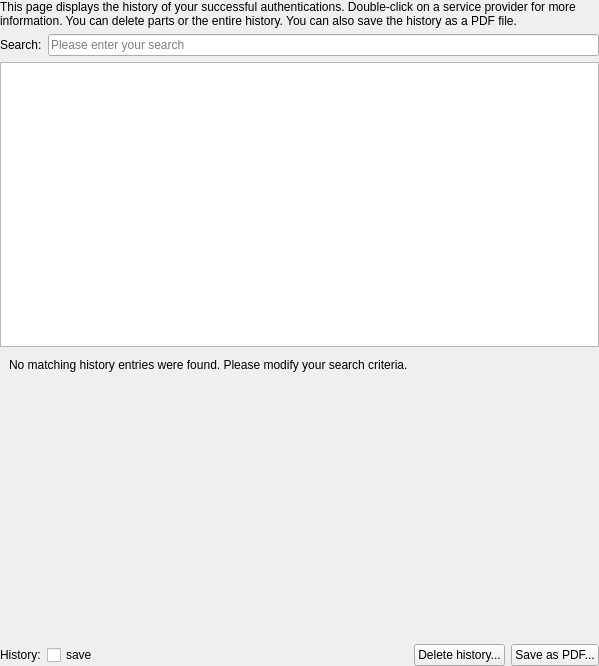
<?xml version="1.0" encoding="UTF-8"?>
<ui version="4.0">
 <class>HistoryWidget</class>
 <widget class="QWidget" name="HistoryWidget">
  <property name="geometry">
   <rect>
    <x>0</x>
    <y>0</y>
    <width>599</width>
    <height>666</height>
   </rect>
  </property>
  <layout class="QVBoxLayout" name="verticalLayout">
   <property name="leftMargin">
    <number>0</number>
   </property>
   <property name="topMargin">
    <number>0</number>
   </property>
   <property name="rightMargin">
    <number>0</number>
   </property>
   <property name="bottomMargin">
    <number>0</number>
   </property>
   <item>
    <layout class="QVBoxLayout" name="verticalLayout_2">
     <item>
      <widget class="governikus::DescriptionLabel" name="label">
       <property name="focusPolicy">
        <enum>Qt::TabFocus</enum>
       </property>
       <property name="text">
        <string>This page displays the history of your successful authentications. Double-click on a service provider for more information. You can delete parts or the entire history. You can also save the history as a PDF file.</string>
       </property>
       <property name="wordWrap">
        <bool>true</bool>
       </property>
      </widget>
     </item>
     <item>
      <layout class="QHBoxLayout" name="horizontalLayout_2">
       <item>
        <widget class="QLabel" name="label_3">
         <property name="focusPolicy">
          <enum>Qt::TabFocus</enum>
         </property>
         <property name="text">
          <string>Search:</string>
         </property>
        </widget>
       </item>
       <item>
        <widget class="QLineEdit" name="historySearch">
         <property name="accessibleName">
          <string>Please enter your search</string>
         </property>
         <property name="text">
          <string/>
         </property>
         <property name="placeholderText">
          <string>Please enter your search</string>
         </property>
        </widget>
       </item>
      </layout>
     </item>
     <item>
      <widget class="QTableWidget" name="historyTableWidget">
       <property name="styleSheet">
        <string notr="true"/>
       </property>
       <property name="sizeAdjustPolicy">
        <enum>QAbstractScrollArea::AdjustToContents</enum>
       </property>
       <property name="tabKeyNavigation">
        <bool>false</bool>
       </property>
       <property name="alternatingRowColors">
        <bool>true</bool>
       </property>
       <property name="selectionMode">
        <enum>QAbstractItemView::SingleSelection</enum>
       </property>
       <property name="selectionBehavior">
        <enum>QAbstractItemView::SelectItems</enum>
       </property>
       <property name="verticalScrollMode">
        <enum>QAbstractItemView::ScrollPerPixel</enum>
       </property>
       <property name="horizontalScrollMode">
        <enum>QAbstractItemView::ScrollPerPixel</enum>
       </property>
       <attribute name="horizontalHeaderCascadingSectionResizes">
        <bool>true</bool>
       </attribute>
       <attribute name="horizontalHeaderDefaultSectionSize">
        <number>150</number>
       </attribute>
       <attribute name="horizontalHeaderHighlightSections">
        <bool>false</bool>
       </attribute>
       <attribute name="horizontalHeaderStretchLastSection">
        <bool>true</bool>
       </attribute>
      </widget>
     </item>
     <item>
      <widget class="QWidget" name="noResultWidget" native="true">
       <layout class="QVBoxLayout" name="noResultsLayout">
        <property name="topMargin">
         <number>5</number>
        </property>
        <item>
         <widget class="QLabel" name="noResultsLabel">
          <property name="text">
           <string>No matching history entries were found. Please modify your search criteria.</string>
          </property>
         </widget>
        </item>
        <item>
         <spacer name="verticalSpacer">
          <property name="orientation">
           <enum>Qt::Vertical</enum>
          </property>
          <property name="sizeHint" stdset="0">
           <size>
            <width>20</width>
            <height>40</height>
           </size>
          </property>
         </spacer>
        </item>
       </layout>
      </widget>
     </item>
     <item>
      <layout class="QHBoxLayout" name="horizontalLayout">
       <item>
        <widget class="QLabel" name="label_2">
         <property name="focusPolicy">
          <enum>Qt::TabFocus</enum>
         </property>
         <property name="accessibleName">
          <string>save history:</string>
         </property>
         <property name="text">
          <string>History:</string>
         </property>
        </widget>
       </item>
       <item>
        <widget class="QCheckBox" name="saveHistoryCheckBox">
         <property name="accessibleName">
          <string>save history</string>
         </property>
         <property name="accessibleDescription">
          <string/>
         </property>
         <property name="text">
          <string>save</string>
         </property>
        </widget>
       </item>
       <item>
        <spacer name="horizontalSpacer">
         <property name="orientation">
          <enum>Qt::Horizontal</enum>
         </property>
         <property name="sizeHint" stdset="0">
          <size>
           <width>40</width>
           <height>20</height>
          </size>
         </property>
        </spacer>
       </item>
       <item>
        <widget class="QPushButton" name="historyDeleteButton">
         <property name="text">
          <string>Delete history...</string>
         </property>
        </widget>
       </item>
       <item>
        <widget class="QPushButton" name="historyExportButton">
         <property name="accessibleName">
          <string>save history as PDF</string>
         </property>
         <property name="text">
          <string>Save as PDF...</string>
         </property>
        </widget>
       </item>
      </layout>
     </item>
    </layout>
   </item>
  </layout>
 </widget>
 <customwidgets>
  <customwidget>
   <class>governikus::DescriptionLabel</class>
   <extends>QLabel</extends>
   <header>generic/DescriptionLabel.h</header>
  </customwidget>
 </customwidgets>
 <resources/>
 <connections/>
</ui>
